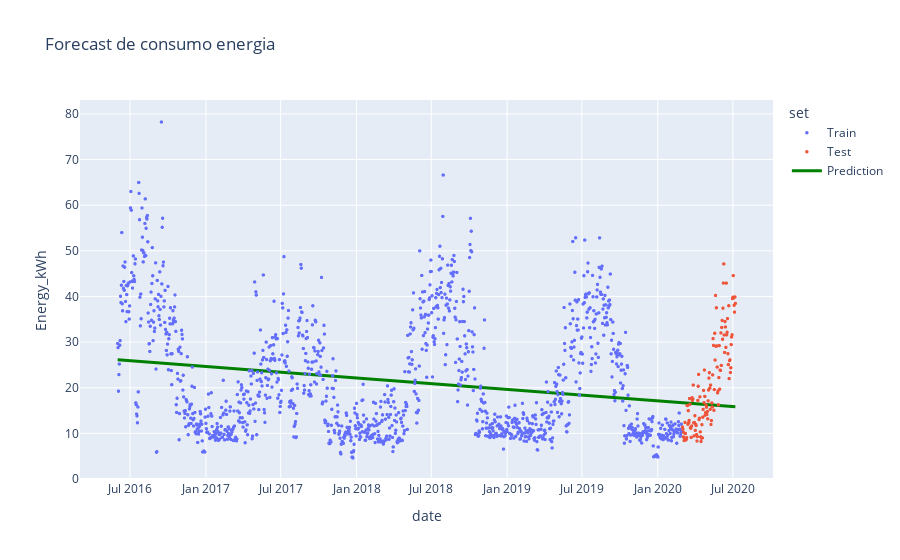

Notebook code for this chart:
### Code cell
# plot
fig = px.scatter(df, x=df.date, y=target, title='Forecast de consumo energia', color='set')
fig.add_scatter(x=df.date, y=y_pred, mode='lines', name='Prediction', line=dict(color='green', width=3))
fig.update_traces(marker=dict(size=3.5))
fig.show()

### Figure 1 — Plotly figure (JSON) as saved in the notebook; plotly's stock layout.template omitted (floating-point values rounded to 4 significant figures; data arrays with more than 128 entries replaced by an {"elided": "..."} marker saying what was removed)
{"data": [{"hovertemplate": "set=Train<br>date=%{x}<br>Energy_kWh=%{y}<extra></extra>", "legendgroup": "Train", "marker": {"color": "#636efa", "size": 3.5, "symbol": "circle"}, "mode": "markers", "name": "Train", "showlegend": true, "type": "scattergl", "x": {"elided": "1369 str values"}, "xaxis": "x", "y": {"elided": "1369 float values"}, "yaxis": "y"}, {"hovertemplate": "set=Test<br>date=%{x}<br>Energy_kWh=%{y}<extra></extra>", "legendgroup": "Test", "marker": {"color": "#EF553B", "size": 3.5, "symbol": "circle"}, "mode": "markers", "name": "Test", "showlegend": true, "type": "scattergl", "x": {"elided": "129 str values"}, "xaxis": "x", "y": {"elided": "129 float values"}, "yaxis": "y"}, {"line": {"color": "green", "width": 3}, "marker": {"size": 3.5}, "mode": "lines", "name": "Prediction", "type": "scatter", "x": {"elided": "1498 str values"}, "y": {"elided": "1498 float values"}}], "layout": {"legend": {"title": {"text": "set"}, "tracegroupgap": 0}, "title": {"text": "Forecast de consumo energia"}, "xaxis": {"anchor": "y", "domain": [0, 1], "title": {"text": "date"}}, "yaxis": {"anchor": "x", "domain": [0, 1], "title": {"text": "Energy_kWh"}}}}
